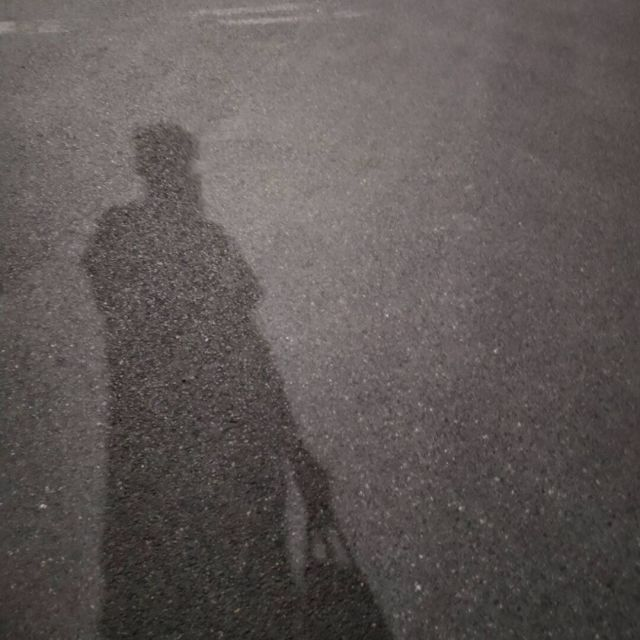
#> input picture pictures/b_d412.jpg, 640 x 640 px
$ python 00001.py
#> lines starting #> are read from the running program, lines starting #| are printed output that depends on the picture
# *************************************************************************
#
# @Time : 2022/9/23 11:18                                                 *
# @Author :       ________  ___  ___  ___      ___    ___ ___  ___        *
#                |\_____  \|\  \|\  \|\  \    |\  \  /  /|\  \|\  \       *
#                 \|___/  /\ \  \\\  \ \  \   \ \  \/  / | \  \\\  \      *
#                     /  / /\ \   __  \ \  \   \ \    / / \ \  \\\  \     *
#                    /  /_/__\ \  \ \  \ \  \   \/  /  /   \ \  \\\  \    *
#                   |\________\ \__\ \__\ \__\__/  / /      \ \_______\   *
#                    \|_______|\|__|\|__|\|__|\___/ /        \|_______|   *
#                                           \|___|/                       *
# base_api.py
#                                                                         *
# *************************************************************************

from PIL import Image, ImageDraw, ImageFont


def little_red_dot(imagepath, num):
#> called with imagepath = 'pictures/b_d412.jpg', num = 51
    image = Image.open(fp=imagepath, mode='r')
#> image is the input picture: PIL image 640x640 RGB; mean R, G, B 94.9, 87.8, 86.2

    w, h = image.size
#> w = 640; h = 640
    font = ImageFont.truetype('fonts/Arial.ttf', size=int(h / 4.9))
    draw = ImageDraw.Draw(image)  # 创建画布

    draw.pieslice([(w / 3 * 2, 0), (w, h / 3)], start=0, end=360, fill='red')

    if 1 <= num <= 9:
        draw.text((w * 0.78, h * 0.05), f'{num}', fill='white', font=font)
    elif 10 <= num <= 99:
        draw.text((w * 0.73, h * 0.05), f'{num}', fill='white', font=font)
    else:
        draw.text((w * 0.68, h * 0.05), '99+', fill='white', font=font)

    image.save(f'outpictures/666.png')
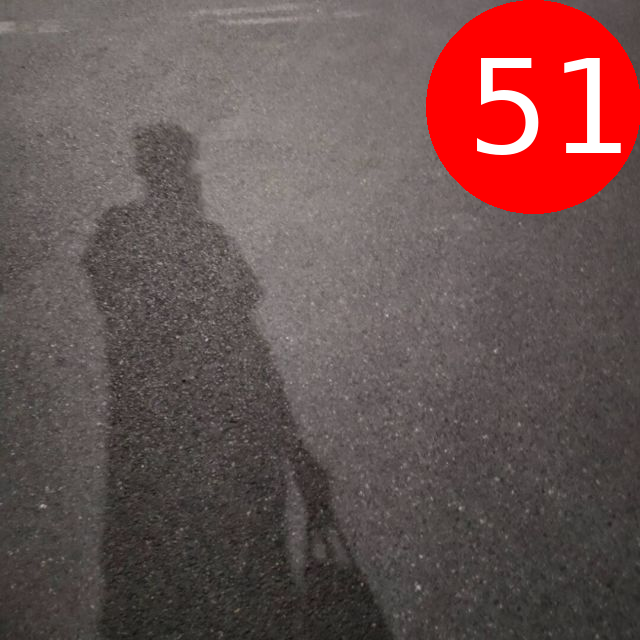
#> saved as 666.png: PIL image 640x640 RGB; mean R, G, B 108.5, 82.3, 80.9
    image.show()


if __name__ == '__main__':
    little_red_dot('pictures/b_d412.jpg', 51)
